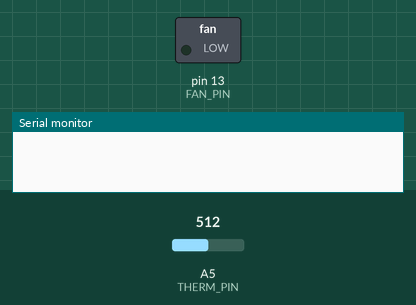
The sketch below on a simulated Arduino Uno, built with avr-gcc and run on an emulated ATmega328P. On the bench: switched loads named in the sketch (green lamp = pin HIGH), the last lines printed to the serial monitor. Inputs (shaded band) come from the test bench; at power-on: A5 (THERM_PIN) = 512.

Above: at 0.1 s.
At 0.6 s:
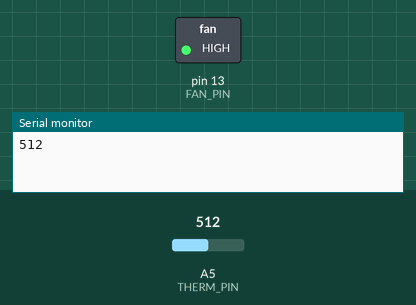
Timing chart, 0 to 2.5 s (numbered marks = the images above):
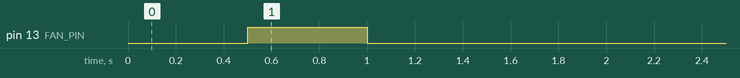

Measured:
- by itself, pin 13 (FAN_PIN): LOW → HIGH at 0.50 s, → LOW 0.50 s later

The sketch:

TempFan.ino
```cpp
const int THERM_PIN = A5;
const int FAN_PIN = 13;
int prevTemp = 0;

void setup(){
  pinMode(THERM_PIN, INPUT);
  pinMode(FAN_PIN, OUTPUT);
  Serial.begin(9600);
}

void loop(){
  delay(500);
  int temp = analogRead(THERM_PIN);
  Serial.println(temp);

  if(temp > prevTemp){
    digitalWrite(FAN_PIN, HIGH);
  } else{
    digitalWrite(FAN_PIN, LOW);
  }
  prevTemp = temp;
}
```
